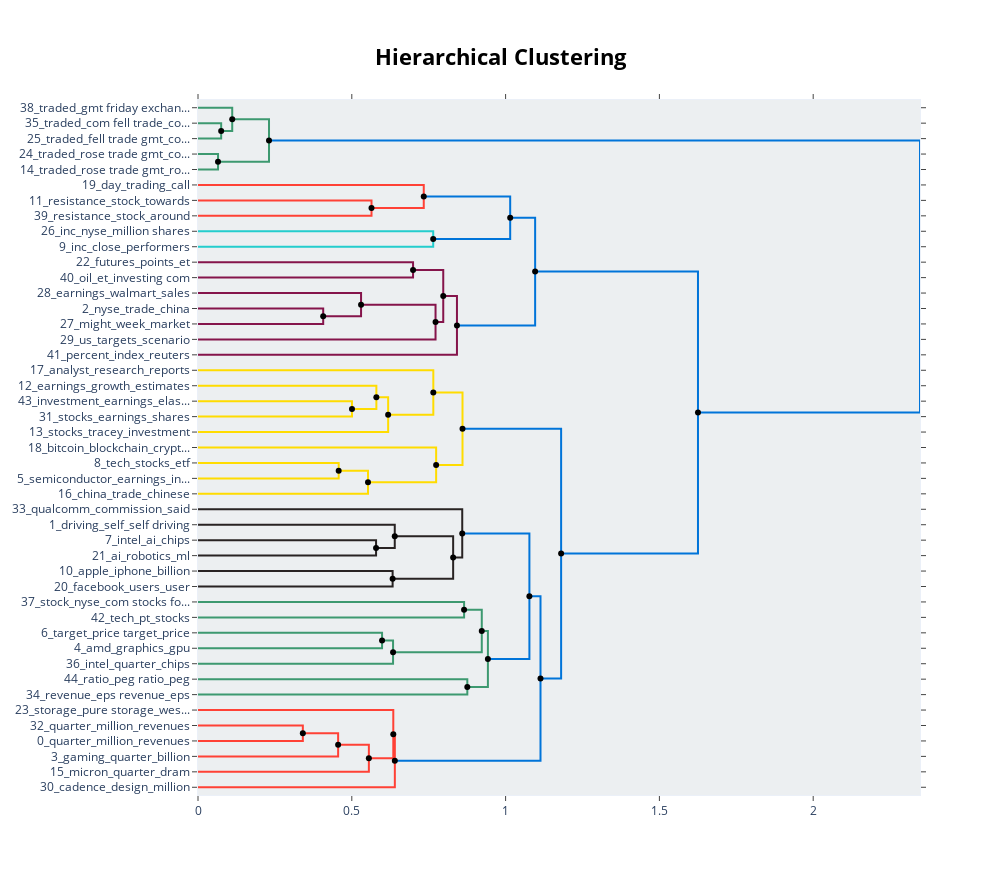

Notebook source saved alongside this figure:
### Code cell
hierarchical_topics = default_topic_model.hierarchical_topics(df_news['content'])
default_topic_model.visualize_hierarchy(hierarchical_topics=hierarchical_topics)

### Figure 1 — Plotly figure (JSON) as saved in the notebook; plotly's stock layout.template omitted (floating-point values rounded to 4 significant figures)
{"data": [{"hoverinfo": "text", "marker": {"color": "rgb(61,153,112)"}, "mode": "lines", "text": ["traded_com fell trade_com fell_investing com fell_fell trade gmt", "", "", "traded_fell trade gmt_com fell trade_investing com fell_com fell"], "type": "scatter", "x": [0, 0.07531, 0.07531, 0], "xaxis": "x", "y": [-15, -15, -25, -25], "yaxis": "y"}, {"hoverinfo": "text", "marker": {"color": "rgb(61,153,112)"}, "mode": "lines", "text": ["traded_gmt friday exchange_friday exchange volume_friday exchange_trade gmt friday", "", "", "traded_fell trade gmt_com fell trade_investing com fell_com fell"], "type": "scatter", "x": [0, 0.1112, 0.1112, 0.07531], "xaxis": "x", "y": [-5, -5, -20, -20], "yaxis": "y"}, {"hoverinfo": "text", "marker": {"color": "rgb(61,153,112)"}, "mode": "lines", "text": ["traded_rose trade gmt_com rose trade_investing com rose_com rose", "", "", "traded_rose trade gmt_rose trade_com rose trade_investing com rose"], "type": "scatter", "x": [0, 0.06513, 0.06513, 0], "xaxis": "x", "y": [-35, -35, -45, -45], "yaxis": "y"}, {"hoverinfo": "text", "marker": {"color": "rgb(61,153,112)"}, "mode": "lines", "text": ["traded_fell trade gmt_com fell trade_investing com fell_com fell", "", "", "traded_rose trade gmt_rose trade_com rose trade_com rose"], "type": "scatter", "x": [0.1112, 0.2309, 0.2309, 0.06513], "xaxis": "x", "y": [-12.5, -12.5, -40, -40], "yaxis": "y"}, {"hoverinfo": "text", "marker": {"color": "rgb(255,65,54)"}, "mode": "lines", "text": ["resistance_stock_towards_around_break", "", "", "resistance_stock_around_futures_level"], "type": "scatter", "x": [0, 0.5641, 0.5641, 0], "xaxis": "x", "y": [-65, -65, -75, -75], "yaxis": "y"}, {"hoverinfo": "text", "marker": {"color": "rgb(255,65,54)"}, "mode": "lines", "text": ["day_trading_call_support_short", "", "", "resistance_stock_around_towards_higher"], "type": "scatter", "x": [0, 0.7339, 0.7339, 0.5641], "xaxis": "x", "y": [-55, -55, -70, -70], "yaxis": "y"}, {"hoverinfo": "text", "marker": {"color": "rgb(35,205,205)"}, "mode": "lines", "text": ["inc_nyse_million shares_inc nyse_corporation", "", "", "inc_close_performers_nyse_rose"], "type": "scatter", "x": [0, 0.7647, 0.7647, 0], "xaxis": "x", "y": [-85, -85, -95, -95], "yaxis": "y"}, {"hoverinfo": "text", "marker": {"color": "rgb(0,116,217)"}, "mode": "lines", "text": ["day_trading_stock_resistance_support", "", "", "inc_nyse_close_performers_rose"], "type": "scatter", "x": [0.7339, 1.015, 1.015, 0.7647], "xaxis": "x", "y": [-62.5, -62.5, -90, -90], "yaxis": "y"}, {"hoverinfo": "text", "marker": {"color": "rgb(133,20,75)"}, "mode": "lines", "text": ["futures_points_et_trade_et gmt", "", "", "oil_et_investing com_data_futures"], "type": "scatter", "x": [0, 0.6991, 0.6991, 0], "xaxis": "x", "y": [-105, -105, -115, -115], "yaxis": "y"}, {"hoverinfo": "text", "marker": {"color": "rgb(133,20,75)"}, "mode": "lines", "text": ["nyse_trade_china_week_fed", "", "", "might_week_market_could_last"], "type": "scatter", "x": [0, 0.407, 0.407, 0], "xaxis": "x", "y": [-135, -135, -145, -145], "yaxis": "y"}, {"hoverinfo": "text", "marker": {"color": "rgb(133,20,75)"}, "mode": "lines", "text": ["earnings_walmart_sales_market_investors", "", "", "nyse_week_trade_fed_market"], "type": "scatter", "x": [0, 0.5301, 0.5301, 0.407], "xaxis": "x", "y": [-125, -125, -140, -140], "yaxis": "y"}, {"hoverinfo": "text", "marker": {"color": "rgb(133,20,75)"}, "mode": "lines", "text": ["nyse_week_trade_market_fed", "", "", "us_targets_scenario_oil_dollar"], "type": "scatter", "x": [0.5301, 0.7722, 0.7722, 0], "xaxis": "x", "y": [-132.5, -132.5, -155, -155], "yaxis": "y"}, {"hoverinfo": "text", "marker": {"color": "rgb(133,20,75)"}, "mode": "lines", "text": ["futures_et_points_et gmt_oil", "", "", "nyse_week_trade_market_fed"], "type": "scatter", "x": [0.6991, 0.7973, 0.7973, 0.7722], "xaxis": "x", "y": [-110, -110, -143.8, -143.8], "yaxis": "y"}, {"hoverinfo": "text", "marker": {"color": "rgb(133,20,75)"}, "mode": "lines", "text": ["nyse_trade_week_market_fed", "", "", "percent_index_reuters_rose percent_said"], "type": "scatter", "x": [0.7973, 0.8419, 0.8419, 0], "xaxis": "x", "y": [-126.9, -126.9, -165, -165], "yaxis": "y"}, {"hoverinfo": "text", "marker": {"color": "rgb(0,116,217)"}, "mode": "lines", "text": ["inc_nyse_close_day_performers", "", "", "nyse_week_trade_market_china"], "type": "scatter", "x": [1.015, 1.096, 1.096, 0.8419], "xaxis": "x", "y": [-76.25, -76.25, -145.9, -145.9], "yaxis": "y"}, {"hoverinfo": "text", "marker": {"color": "rgb(255,220,0)"}, "mode": "lines", "text": ["investment_earnings_elastic_growth_consensus", "", "", "stocks_earnings_shares_investment_stock"], "type": "scatter", "x": [0, 0.5006, 0.5006, 0], "xaxis": "x", "y": [-195, -195, -205, -205], "yaxis": "y"}, {"hoverinfo": "text", "marker": {"color": "rgb(255,220,0)"}, "mode": "lines", "text": ["earnings_growth_estimates_investment_stocks", "", "", "investment_earnings_stocks_growth_stock"], "type": "scatter", "x": [0, 0.5799, 0.5799, 0.5006], "xaxis": "x", "y": [-185, -185, -200, -200], "yaxis": "y"}, {"hoverinfo": "text", "marker": {"color": "rgb(255,220,0)"}, "mode": "lines", "text": ["earnings_growth_investment_stocks_estimates", "", "", "stocks_tracey_investment_podcast_stock"], "type": "scatter", "x": [0.5799, 0.6182, 0.6182, 0], "xaxis": "x", "y": [-192.5, -192.5, -215, -215], "yaxis": "y"}, {"hoverinfo": "text", "marker": {"color": "rgb(255,220,0)"}, "mode": "lines", "text": ["analyst_research_reports_growth_analyst believes", "", "", "earnings_stocks_investment_growth_stock"], "type": "scatter", "x": [0, 0.765, 0.765, 0.6182], "xaxis": "x", "y": [-175, -175, -203.8, -203.8], "yaxis": "y"}, {"hoverinfo": "text", "marker": {"color": "rgb(255,220,0)"}, "mode": "lines", "text": ["tech_stocks_etf_growth_technology", "", "", "semiconductor_earnings_industry_stocks_rank"], "type": "scatter", "x": [0, 0.4573, 0.4573, 0], "xaxis": "x", "y": [-235, -235, -245, -245], "yaxis": "y"}, {"hoverinfo": "text", "marker": {"color": "rgb(255,220,0)"}, "mode": "lines", "text": ["semiconductor_stocks_earnings_etf_growth", "", "", "china_trade_chinese_trump_tariffs"], "type": "scatter", "x": [0.4573, 0.5527, 0.5527, 0], "xaxis": "x", "y": [-240, -240, -255, -255], "yaxis": "y"}, {"hoverinfo": "text", "marker": {"color": "rgb(255,220,0)"}, "mode": "lines", "text": ["bitcoin_blockchain_cryptocurrency_etf_digital", "", "", "semiconductor_china_stocks_earnings_etf"], "type": "scatter", "x": [0, 0.7742, 0.7742, 0.5527], "xaxis": "x", "y": [-225, -225, -247.5, -247.5], "yaxis": "y"}, {"hoverinfo": "text", "marker": {"color": "rgb(255,220,0)"}, "mode": "lines", "text": ["earnings_growth_stocks_investment_analyst", "", "", "semiconductor_stocks_china_etf_earnings"], "type": "scatter", "x": [0.765, 0.8599, 0.8599, 0.7742], "xaxis": "x", "y": [-189.4, -189.4, -236.2, -236.2], "yaxis": "y"}, {"hoverinfo": "text", "marker": {"color": "rgb(40,35,35)"}, "mode": "lines", "text": ["intel_ai_chips_data_cloud", "", "", "ai_robotics_ml_learning_technology"], "type": "scatter", "x": [0, 0.5789, 0.5789, 0], "xaxis": "x", "y": [-285, -285, -295, -295], "yaxis": "y"}, {"hoverinfo": "text", "marker": {"color": "rgb(40,35,35)"}, "mode": "lines", "text": ["driving_self_self driving_autonomous_vehicles", "", "", "ai_intel_data_technology_learning"], "type": "scatter", "x": [0, 0.6397, 0.6397, 0.5789], "xaxis": "x", "y": [-275, -275, -290, -290], "yaxis": "y"}, {"hoverinfo": "text", "marker": {"color": "rgb(40,35,35)"}, "mode": "lines", "text": ["apple_iphone_billion_quarter_services", "", "", "facebook_users_user_ad_platform"], "type": "scatter", "x": [0, 0.6327, 0.6327, 0], "xaxis": "x", "y": [-305, -305, -315, -315], "yaxis": "y"}, {"hoverinfo": "text", "marker": {"color": "rgb(40,35,35)"}, "mode": "lines", "text": ["driving_self_self driving_autonomous_ai", "", "", "apple_facebook_iphone_users_billion"], "type": "scatter", "x": [0.6397, 0.8295, 0.8295, 0.6327], "xaxis": "x", "y": [-282.5, -282.5, -310, -310], "yaxis": "y"}, {"hoverinfo": "text", "marker": {"color": "rgb(40,35,35)"}, "mode": "lines", "text": ["qualcomm_commission_said_antitrust_eu", "", "", "driving_self_self driving_ai_autonomous"], "type": "scatter", "x": [0, 0.859, 0.859, 0.8295], "xaxis": "x", "y": [-265, -265, -296.2, -296.2], "yaxis": "y"}, {"hoverinfo": "text", "marker": {"color": "rgb(61,153,112)"}, "mode": "lines", "text": ["stock_nyse_com stocks focus_stocks focus_stock rose", "", "", "tech_pt_stocks_market_bull"], "type": "scatter", "x": [0, 0.865, 0.865, 0], "xaxis": "x", "y": [-325, -325, -335, -335], "yaxis": "y"}, {"hoverinfo": "text", "marker": {"color": "rgb(61,153,112)"}, "mode": "lines", "text": ["target_price target_price_shares_gaming", "", "", "amd_graphics_gpu_radeon_market"], "type": "scatter", "x": [0, 0.5984, 0.5984, 0], "xaxis": "x", "y": [-345, -345, -355, -355], "yaxis": "y"}, {"hoverinfo": "text", "marker": {"color": "rgb(61,153,112)"}, "mode": "lines", "text": ["amd_graphics_gpu_gaming_radeon", "", "", "intel_quarter_chips_revenue_data"], "type": "scatter", "x": [0.5984, 0.6341, 0.6341, 0], "xaxis": "x", "y": [-350, -350, -365, -365], "yaxis": "y"}, {"hoverinfo": "text", "marker": {"color": "rgb(61,153,112)"}, "mode": "lines", "text": ["stock_nyse_stocks_investing com_com stocks focus", "", "", "amd_graphics_gpu_intel_quarter"], "type": "scatter", "x": [0.865, 0.9226, 0.9226, 0.6341], "xaxis": "x", "y": [-330, -330, -357.5, -357.5], "yaxis": "y"}, {"hoverinfo": "text", "marker": {"color": "rgb(61,153,112)"}, "mode": "lines", "text": ["ratio_peg ratio_peg_value_rank", "", "", "revenue_eps revenue_eps_investing com_com"], "type": "scatter", "x": [0, 0.8755, 0.8755, 0], "xaxis": "x", "y": [-375, -375, -385, -385], "yaxis": "y"}, {"hoverinfo": "text", "marker": {"color": "rgb(61,153,112)"}, "mode": "lines", "text": ["amd_graphics_gpu_quarter_intel", "", "", "revenue_ratio_eps revenue_eps_earnings"], "type": "scatter", "x": [0.9226, 0.9425, 0.9425, 0.8755], "xaxis": "x", "y": [-343.8, -343.8, -380, -380], "yaxis": "y"}, {"hoverinfo": "text", "marker": {"color": "rgb(0,116,217)"}, "mode": "lines", "text": ["driving_self_self driving_ai_autonomous", "", "", "amd_graphics_revenue_quarter_gpu"], "type": "scatter", "x": [0.859, 1.077, 1.077, 0.9425], "xaxis": "x", "y": [-280.6, -280.6, -361.9, -361.9], "yaxis": "y"}, {"hoverinfo": "text", "marker": {"color": "rgb(255,65,54)"}, "mode": "lines", "text": ["quarter_million_revenues_bps_sequentially", "", "", "quarter_million_revenues_earnings_rank"], "type": "scatter", "x": [0, 0.3408, 0.3408, 0], "xaxis": "x", "y": [-405, -405, -415, -415], "yaxis": "y"}, {"hoverinfo": "text", "marker": {"color": "rgb(255,65,54)"}, "mode": "lines", "text": ["quarter_million_revenues_earnings_rank", "", "", "gaming_quarter_billion_revenues_million"], "type": "scatter", "x": [0.3408, 0.4556, 0.4556, 0], "xaxis": "x", "y": [-410, -410, -425, -425], "yaxis": "y"}, {"hoverinfo": "text", "marker": {"color": "rgb(255,65,54)"}, "mode": "lines", "text": ["quarter_million_revenues_earnings_billion", "", "", "micron_quarter_dram_nand_fiscal"], "type": "scatter", "x": [0.4556, 0.5555, 0.5555, 0], "xaxis": "x", "y": [-417.5, -417.5, -435, -435], "yaxis": "y"}, {"hoverinfo": "text", "marker": {"color": "rgb(255,65,54)"}, "mode": "lines", "text": ["storage_pure storage_western_pure_digital", "", "", "quarter_million_revenues_earnings_billion"], "type": "scatter", "x": [0, 0.6349, 0.6349, 0.5555], "xaxis": "x", "y": [-395, -395, -426.2, -426.2], "yaxis": "y"}, {"hoverinfo": "text", "marker": {"color": "rgb(255,65,54)"}, "mode": "lines", "text": ["quarter_million_revenues_earnings_billion", "", "", "cadence_design_million_quarter_ip"], "type": "scatter", "x": [0.6349, 0.6399, 0.6399, 0], "xaxis": "x", "y": [-410.6, -410.6, -445, -445], "yaxis": "y"}, {"hoverinfo": "text", "marker": {"color": "rgb(0,116,217)"}, "mode": "lines", "text": ["amd_driving_intel_market_ai", "", "", "quarter_million_revenues_earnings_billion"], "type": "scatter", "x": [1.077, 1.113, 1.113, 0.6399], "xaxis": "x", "y": [-321.2, -321.2, -427.8, -427.8], "yaxis": "y"}, {"hoverinfo": "text", "marker": {"color": "rgb(0,116,217)"}, "mode": "lines", "text": ["earnings_stocks_growth_investment_semiconductor", "", "", "quarter_million_billion_revenues_earnings"], "type": "scatter", "x": [0.8599, 1.181, 1.181, 1.113], "xaxis": "x", "y": [-212.8, -212.8, -374.5, -374.5], "yaxis": "y"}, {"hoverinfo": "text", "marker": {"color": "rgb(0,116,217)"}, "mode": "lines", "text": ["nyse_trade_week_inc_index", "", "", "quarter_earnings_growth_stocks_billion"], "type": "scatter", "x": [1.096, 1.625, 1.625, 1.181], "xaxis": "x", "y": [-111.1, -111.1, -293.7, -293.7], "yaxis": "y"}, {"hoverinfo": "text", "marker": {"color": "rgb(0,116,217)"}, "mode": "lines", "text": ["traded_traded highest lowest_session traded range_since start session_traded range day", "", "", "earnings_quarter_market_stocks_growth"], "type": "scatter", "x": [0.2309, 2.347, 2.347, 1.625], "xaxis": "x", "y": [-26.25, -26.25, -202.4, -202.4], "yaxis": "y"}, {"hoverinfo": "text", "hovertext": ["traded_fell trade gmt_com fell trade_investing com fell_com fell", "day_trading_stock_resistance_support", "nyse_week_trade_market_fed", "futures_et_points_et gmt_oil", "nyse_trade_week_market_fed", "inc_nyse_close_day_performers", "earnings_growth_investment_stocks_estimates", "semiconductor_stocks_earnings_etf_growth", "earnings_growth_stocks_investment_analyst", "driving_self_self driving_autonomous_ai", "amd_graphics_gpu_gaming_radeon", "stock_nyse_stocks_investing com_com stocks focus", "amd_graphics_gpu_quarter_intel", "driving_self_self driving_ai_autonomous", "quarter_million_revenues_earnings_rank", "quarter_million_revenues_earnings_billion", "quarter_million_revenues_earnings_billion", "amd_driving_intel_market_ai", "earnings_stocks_growth_investment_semiconductor", "nyse_trade_week_inc_index", "traded_traded highest lowest_session traded range_since start session_traded range day"], "marker": {"color": "black"}, "mode": "markers", "showlegend": false, "type": "scatter", "x": [0.1112, 0.7339, 0.5301, 0.6991, 0.7973, 1.015, 0.5799, 0.4573, 0.765, 0.6397, 0.5984, 0.865, 0.9226, 0.859, 0.3408, 0.4556, 0.6349, 1.077, 0.8599, 1.096, 0.2309], "y": [-12.5, -62.5, -132.5, -110, -126.9, -76.25, -192.5, -240, -189.4, -282.5, -350, -330, -343.8, -280.6, -410, -417.5, -410.6, -321.2, -212.8, -111.1, -26.25]}, {"hoverinfo": "text", "hovertext": ["traded_fell trade gmt_com fell trade_investing com fell_com fell", "traded_rose trade gmt_rose trade_com rose trade_com rose", "resistance_stock_around_towards_higher", "inc_nyse_close_performers_rose", "nyse_week_trade_fed_market", "nyse_week_trade_market_fed", "nyse_week_trade_market_china", "investment_earnings_stocks_growth_stock", "earnings_stocks_investment_growth_stock", "semiconductor_china_stocks_earnings_etf", "semiconductor_stocks_china_etf_earnings", "ai_intel_data_technology_learning", "apple_facebook_iphone_users_billion", "driving_self_self driving_ai_autonomous", "amd_graphics_gpu_intel_quarter", "revenue_ratio_eps revenue_eps_earnings", "amd_graphics_revenue_quarter_gpu", "quarter_million_revenues_earnings_billion", "quarter_million_revenues_earnings_billion", "quarter_million_billion_revenues_earnings", "quarter_earnings_growth_stocks_billion", "earnings_quarter_market_stocks_growth"], "marker": {"color": "black"}, "mode": "markers", "showlegend": false, "type": "scatter", "x": [0.07531, 0.06513, 0.5641, 0.7647, 0.407, 0.7722, 0.8419, 0.5006, 0.6182, 0.5527, 0.7742, 0.5789, 0.6327, 0.8295, 0.6341, 0.8755, 0.9425, 0.5555, 0.6399, 1.113, 1.181, 1.625], "y": [-20, -40, -70, -90, -140, -143.8, -145.9, -200, -203.8, -247.5, -236.2, -290, -310, -296.2, -357.5, -380, -361.9, -426.2, -427.8, -374.5, -293.7, -202.4]}], "layout": {"autosize": false, "height": 875, "hoverlabel": {"bgcolor": "white", "font": {"family": "Rockwell", "size": 16}}, "hovermode": "closest", "plot_bgcolor": "#ECEFF1", "showlegend": false, "title": {"font": {"color": "Black", "size": 22}, "text": "<b>Hierarchical Clustering</b>", "x": 0.5, "xanchor": "center", "yanchor": "top"}, "width": 1000, "xaxis": {"mirror": "allticks", "rangemode": "tozero", "showgrid": false, "showline": true, "showticklabels": true, "ticks": "outside", "type": "linear", "zeroline": false}, "yaxis": {"mirror": "allticks", "range": [-450, 0], "rangemode": "tozero", "showgrid": false, "showline": true, "showticklabels": true, "tickmode": "array", "ticks": "outside", "ticktext": ["38_traded_gmt friday exchan...", "35_traded_com fell trade_co...", "25_traded_fell trade gmt_co...", "24_traded_rose trade gmt_co...", "14_traded_rose trade gmt_ro...", "19_day_trading_call", "11_resistance_stock_towards", "39_resistance_stock_around", "26_inc_nyse_million shares", "9_inc_close_performers", "22_futures_points_et", "40_oil_et_investing com", "28_earnings_walmart_sales", "2_nyse_trade_china", "27_might_week_market", "29_us_targets_scenario", "41_percent_index_reuters", "17_analyst_research_reports", "12_earnings_growth_estimates", "43_investment_earnings_elas...", "31_stocks_earnings_shares", "13_stocks_tracey_investment", "18_bitcoin_blockchain_crypt...", "8_tech_stocks_etf", "5_semiconductor_earnings_in...", "16_china_trade_chinese", "33_qualcomm_commission_said", "1_driving_self_self driving", "7_intel_ai_chips", "21_ai_robotics_ml", "10_apple_iphone_billion", "20_facebook_users_user", "37_stock_nyse_com stocks fo...", "42_tech_pt_stocks", "6_target_price target_price", "4_amd_graphics_gpu", "36_intel_quarter_chips", "44_ratio_peg ratio_peg", "34_revenue_eps revenue_eps", "23_storage_pure storage_wes...", "32_quarter_million_revenues", "0_quarter_million_revenues", "3_gaming_quarter_billion", "15_micron_quarter_dram", "30_cadence_design_million"], "tickvals": [-5, -15, -25, -35, -45, -55, -65, -75, -85, -95, -105, -115, -125, -135, -145, -155, -165, -175, -185, -195, -205, -215, -225, -235, -245, -255, -265, -275, -285, -295, -305, -315, -325, -335, -345, -355, -365, -375, -385, -395, -405, -415, -425, -435, -445], "type": "linear", "zeroline": false}}}
